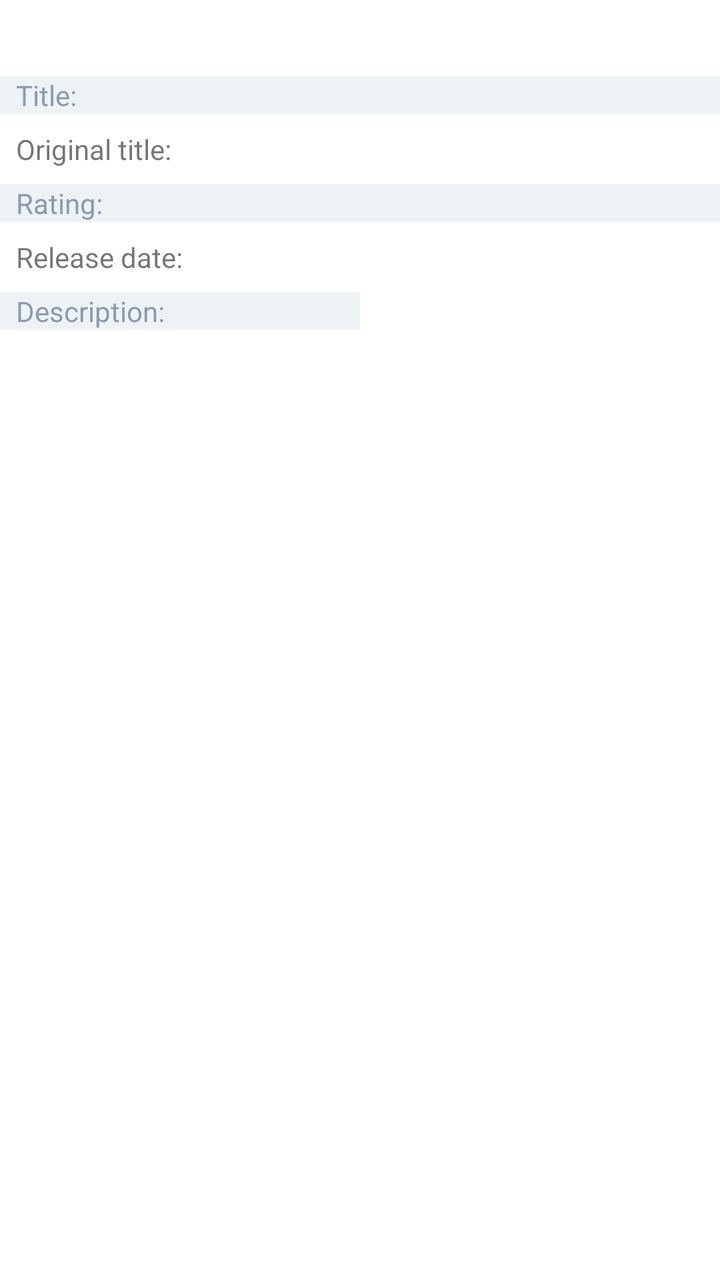
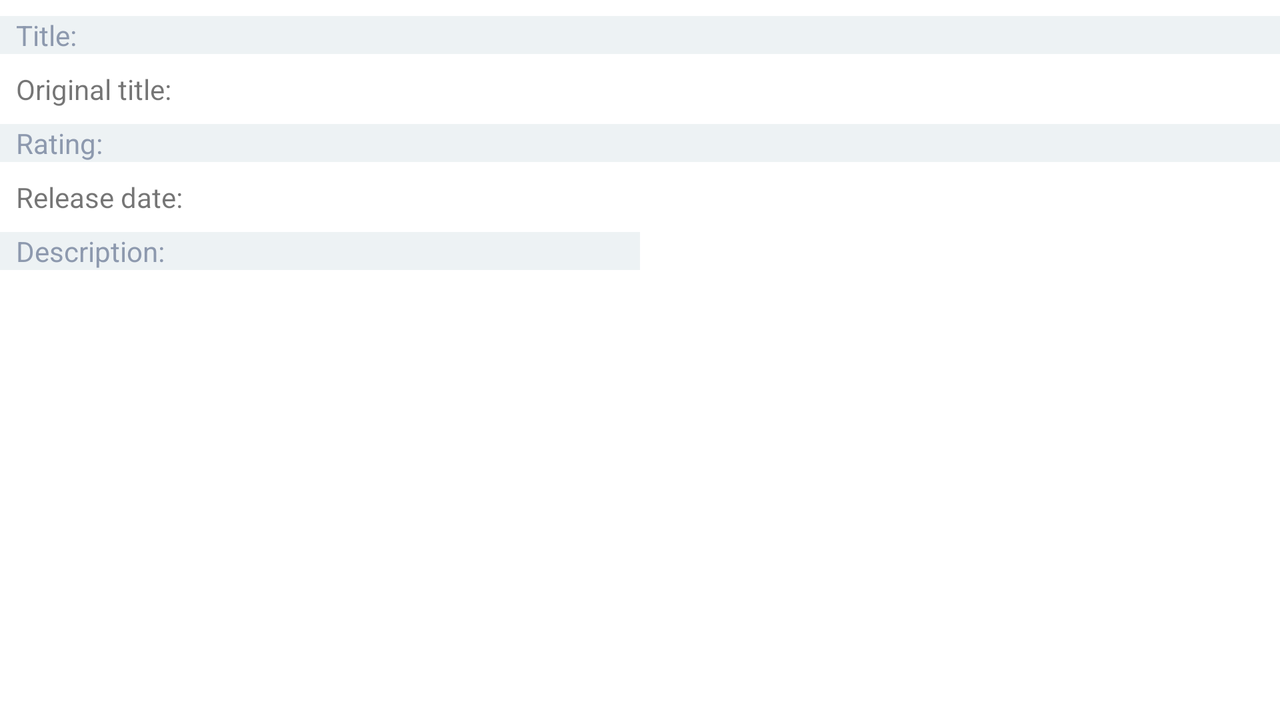

Compare how this app lays out the same screen by default and in its alternative resource folder. The renders come first, then the two layout files and the values they reference.
<!-- AndroidManifest.xml: application theme Theme.MyMovie -->
<!-- res/layout/activity_details.xml -->
<?xml version="1.0" encoding="utf-8"?>
<ScrollView
    android:id="@+id/scrollViewInfo"
    xmlns:android="http://schemas.android.com/apk/res/android"
    xmlns:app="http://schemas.android.com/apk/res-auto"
    xmlns:tools="http://schemas.android.com/tools"
    android:layout_width="match_parent"
    android:layout_height="match_parent"
    tools:context=".DetailsActivity">
<androidx.constraintlayout.widget.ConstraintLayout
    android:layout_width="match_parent"
    android:layout_height="wrap_content"
    tools:context=".DetailsActivity">

    <ImageView
        android:id="@+id/imageViewBigPoster"
        android:layout_width="0dp"
        android:layout_height="wrap_content"
        app:layout_constraintEnd_toEndOf="parent"
        app:layout_constraintStart_toStartOf="parent"
        app:layout_constraintTop_toTopOf="parent"
        tools:srcCompat="@tools:sample/avatars"
        android:adjustViewBounds="true"
        android:contentDescription="@string/description_big_poster"/>

    <ImageView
        android:id="@+id/imageViewFavourite"
        android:layout_width="60dp"
        android:layout_height="60dp"
        android:layout_marginTop="8dp"
        android:layout_marginEnd="8dp"
        app:layout_constraintBottom_toBottomOf="@+id/imageViewBigPoster"
        app:layout_constraintEnd_toEndOf="parent"
        app:layout_constraintTop_toBottomOf="@+id/imageViewBigPoster"
        app:srcCompat="@drawable/favourite_remove"
        android:onClick="onClickFavouriteStateChange"
        android:contentDescription="@string/description_favorite_image_view"/>

    <include
        android:id="@+id/include"
        layout="@layout/movie_info"
        android:layout_width="0dp"
        android:layout_height="wrap_content"
        app:layout_constraintTop_toBottomOf="@id/imageViewFavourite"
        app:layout_constraintBottom_toBottomOf="parent"
        app:layout_constraintStart_toStartOf="parent"
        app:layout_constraintEnd_toEndOf="parent"/>


</androidx.constraintlayout.widget.ConstraintLayout>
</ScrollView>
<!-- res/layout/movie_info.xml (included above) -->
<?xml version="1.0" encoding="utf-8"?>
    <androidx.constraintlayout.widget.ConstraintLayout
    xmlns:android="http://schemas.android.com/apk/res/android"
    xmlns:app="http://schemas.android.com/apk/res-auto"
    xmlns:tools="http://schemas.android.com/tools"
    android:layout_width="match_parent"
    android:layout_height="match_parent"
    tools:context=".DetailsActivity">


    <TextView
        android:id="@+id/textViewLabelTitle"
        android:layout_width="0dp"
        android:layout_height="wrap_content"
        android:layout_marginTop="8dp"
        android:background="@color/my_background_gray"
        android:textColor="@color/my_text_color_gray"
        android:text="@string/label_title"
        android:paddingStart="8dp"
        android:paddingEnd="8dp"
        app:layout_constraintEnd_toStartOf="@+id/guideline7"
        app:layout_constraintStart_toStartOf="parent"
        app:layout_constraintTop_toTopOf="parent"
        />

        <androidx.constraintlayout.widget.Guideline
            android:id="@+id/guideline7"
            android:layout_width="wrap_content"
            android:layout_height="wrap_content"
            android:orientation="vertical"
            app:layout_constraintGuide_percent="0.5" />

        <TextView
            android:id="@+id/textViewTitle"
            android:layout_width="0dp"
            android:layout_height="wrap_content"
            android:layout_marginTop="8dp"
            android:paddingStart="8dp"
            android:paddingEnd="8dp"
            android:background="@color/my_background_gray"
            android:textColor="@color/my_text_color_gray"
            app:layout_constraintEnd_toEndOf="parent"
            app:layout_constraintStart_toStartOf="@+id/guideline7"
            app:layout_constraintTop_toTopOf="parent" />

    <TextView
        android:id="@+id/textViewLabelOriginalTitle"
        android:layout_width="0dp"
        android:layout_height="wrap_content"
        android:layout_marginTop="8dp"
        android:paddingStart="8dp"
        android:paddingEnd="8dp"
        android:text="@string/label_original_title"
        app:layout_constraintEnd_toStartOf="@+id/guideline7"
        app:layout_constraintStart_toStartOf="parent"
        app:layout_constraintTop_toBottomOf="@+id/textViewTitle" />

        <TextView
            android:id="@+id/textViewOriginalTitle"
            android:layout_width="0dp"
            android:layout_height="wrap_content"
            android:layout_marginTop="8dp"
            android:paddingStart="8dp"
            android:paddingEnd="8dp"
            app:layout_constraintEnd_toEndOf="parent"
            app:layout_constraintStart_toStartOf="@+id/guideline7"
            app:layout_constraintTop_toBottomOf="@+id/textViewTitle" />

    <TextView
        android:id="@+id/textViewLabelRating"
        android:layout_width="0dp"
        android:layout_height="wrap_content"
        android:layout_marginTop="8dp"
        android:background="@color/my_background_gray"
        android:textColor="@color/my_text_color_gray"
        android:paddingStart="8dp"
        android:paddingEnd="8dp"
        android:text="@string/label_rating"
        app:layout_constraintEnd_toStartOf="@+id/guideline7"
        app:layout_constraintStart_toStartOf="parent"
        app:layout_constraintTop_toBottomOf="@+id/textViewOriginalTitle" />

        <TextView
            android:id="@+id/textViewRating"
            android:layout_width="0dp"
            android:layout_height="wrap_content"
            android:layout_marginTop="8dp"
            android:background="@color/my_background_gray"
            android:textColor="@color/my_text_color_gray"
            android:paddingStart="8dp"
            android:paddingEnd="8dp"
            app:layout_constraintEnd_toEndOf="parent"
            app:layout_constraintStart_toStartOf="@+id/guideline7"
            app:layout_constraintTop_toBottomOf="@+id/textViewOriginalTitle" />

    <TextView
        android:id="@+id/textViewLabelReleaseDate"
        android:layout_width="0dp"
        android:layout_height="wrap_content"
        android:layout_marginTop="8dp"
        android:paddingStart="8dp"
        android:paddingEnd="8dp"
        android:text="@string/label_release_date"
        app:layout_constraintEnd_toStartOf="@+id/guideline7"
        app:layout_constraintStart_toStartOf="parent"
        app:layout_constraintTop_toBottomOf="@+id/textViewRating" />

        <TextView
            android:id="@+id/textViewReleaseDate"
            android:layout_width="0dp"
            android:layout_height="wrap_content"
            android:layout_marginTop="8dp"
            android:paddingStart="8dp"
            android:paddingEnd="8dp"
            app:layout_constraintEnd_toEndOf="parent"
            app:layout_constraintStart_toStartOf="@+id/guideline7"
            app:layout_constraintTop_toBottomOf="@+id/textViewRating" />

    <TextView
        android:id="@+id/textViewLabelOverview"
        android:layout_width="0dp"
        android:layout_height="wrap_content"
        android:layout_marginTop="8dp"
        android:background="@color/my_background_gray"
        android:textColor="@color/my_text_color_gray"
        android:paddingStart="8dp"
        android:paddingEnd="8dp"
        android:text="@string/label_overview"
        app:layout_constraintEnd_toStartOf="@+id/guideline7"
        app:layout_constraintStart_toStartOf="parent"
        app:layout_constraintTop_toBottomOf="@+id/textViewReleaseDate" />

        <TextView
            android:id="@+id/textViewOverview"
            android:layout_width="wrap_content"
            android:layout_height="wrap_content"
            android:layout_marginStart="8dp"
            android:layout_marginTop="8dp"
            app:layout_constraintStart_toStartOf="parent"
            app:layout_constraintTop_toBottomOf="@+id/textViewLabelOverview" />

        <androidx.recyclerview.widget.RecyclerView
            android:id="@+id/recycleViewTrailers"
            android:layout_width="0dp"
            android:layout_height="wrap_content"
            android:layout_marginStart="8dp"
            android:layout_marginTop="36dp"
            app:layout_constraintEnd_toEndOf="parent"
            app:layout_constraintStart_toStartOf="parent"
            app:layout_constraintTop_toBottomOf="@+id/textViewOverview"
            android:nestedScrollingEnabled="false"/>

        <androidx.recyclerview.widget.RecyclerView
            android:id="@+id/recycleViewReviews"
            android:layout_width="0dp"
            android:layout_height="wrap_content"
            android:layout_margin="8dp"
            app:layout_constraintEnd_toEndOf="parent"
            app:layout_constraintStart_toStartOf="parent"
            app:layout_constraintTop_toBottomOf="@+id/recycleViewTrailers"
            android:nestedScrollingEnabled="false"/>


    </androidx.constraintlayout.widget.ConstraintLayout>
<!-- resources referenced by this layout -->
<resources>
  <color name="my_background_gray">#edf2f4</color>
  <color name="my_text_color_gray">#8d99ae</color>
  <string name="description_big_poster">Big poster</string>
  <string name="description_favorite_image_view">Add/remove favourite</string>
  <string name="label_original_title">Original title:</string>
  <string name="label_overview">Description:</string>
  <string name="label_rating">Rating:</string>
  <string name="label_release_date">Release date:</string>
  <string name="label_title">Title:</string>
  <style name="Theme.MyMovie" parent="Theme.MaterialComponents.DayNight.DarkActionBar">
          
          <item name="colorPrimary">@color/black</item>
          <item name="colorPrimaryVariant">@color/black</item>
          <item name="colorOnPrimary">@color/white</item>
          
          <item name="colorSecondary">@color/teal_200</item>
          <item name="colorSecondaryVariant">@color/teal_700</item>
          <item name="colorOnSecondary">@color/black</item>
          
          <item name="android:statusBarColor" tools:targetApi="l">?attr/colorPrimaryVariant</item>
          
      </style>
  <color name="black">#FF000000</color>
  <color name="white">#FFFFFFFF</color>
  <color name="teal_200">#FF03DAC5</color>
  <color name="teal_700">#FF018786</color>
</resources>
<!-- res/layout-land/activity_details.xml (the repository's variant of the layout above) -->
<!-- drawn on the phone turned sideways -->
<?xml version="1.0" encoding="utf-8"?>
<androidx.constraintlayout.widget.ConstraintLayout
    xmlns:android="http://schemas.android.com/apk/res/android"
    xmlns:app="http://schemas.android.com/apk/res-auto"
    xmlns:tools="http://schemas.android.com/tools"
    android:layout_width="match_parent"
    android:layout_height="match_parent"
    tools:context=".DetailsActivity">

    <ImageView
        android:id="@+id/imageViewBigPoster"
        android:layout_width="wrap_content"
        android:layout_height="wrap_content"
        app:layout_constraintStart_toStartOf="parent"
        app:layout_constraintTop_toTopOf="parent"
        app:layout_constraintBottom_toBottomOf="parent"
        tools:srcCompat="@tools:sample/avatars"
        android:adjustViewBounds="true"
        android:contentDescription="@string/description_big_poster"/>

    <ImageView
        android:id="@+id/imageViewFavourite"
        android:layout_width="60dp"
        android:layout_height="60dp"
        android:layout_marginTop="8dp"
        android:layout_marginEnd="8dp"
        app:layout_constraintTop_toTopOf="@+id/imageViewBigPoster"
        app:layout_constraintEnd_toEndOf="@id/imageViewBigPoster"


        app:srcCompat="@drawable/favourite_remove"
        android:onClick="onClickFavouriteStateChange"
        android:contentDescription="@string/description_favorite_image_view"/>

    <ScrollView
        android:id="@+id/scrollViewInfo"
        android:layout_width="0dp"
        android:layout_height="match_parent"
        app:layout_constraintStart_toEndOf="@id/imageViewBigPoster"
        app:layout_constraintEnd_toEndOf="parent"
        app:layout_constraintTop_toTopOf="parent"
        app:layout_constraintBottom_toBottomOf="parent">

        <include
            android:id="@+id/include2"
            layout="@layout/movie_info"
            android:layout_width="match_parent"
            android:layout_height="wrap_content"
            app:layout_constraintTop_toTopOf="parent"
            app:layout_constraintBottom_toBottomOf="parent"
            app:layout_constraintStart_toStartOf="parent"
            app:layout_constraintEnd_toEndOf="parent"/>

    </ScrollView>




</androidx.constraintlayout.widget.ConstraintLayout>
